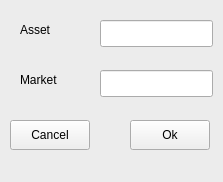
<?xml version="1.0" encoding="UTF-8"?>
<ui version="4.0">
 <class>add_asset</class>
 <widget class="QWidget" name="add_asset">
  <property name="geometry">
   <rect>
    <x>0</x>
    <y>0</y>
    <width>223</width>
    <height>182</height>
   </rect>
  </property>
  <property name="windowTitle">
   <string>Form</string>
  </property>
  <widget class="QGroupBox" name="groupBox">
   <property name="geometry">
    <rect>
     <x>-10</x>
     <y>-30</y>
     <width>371</width>
     <height>281</height>
    </rect>
   </property>
   <property name="title">
    <string>GroupBox</string>
   </property>
   <widget class="QLabel" name="label">
    <property name="geometry">
     <rect>
      <x>30</x>
      <y>50</y>
      <width>68</width>
      <height>19</height>
     </rect>
    </property>
    <property name="text">
     <string>Asset</string>
    </property>
   </widget>
   <widget class="QLabel" name="label_2">
    <property name="geometry">
     <rect>
      <x>30</x>
      <y>100</y>
      <width>68</width>
      <height>19</height>
     </rect>
    </property>
    <property name="text">
     <string>Market</string>
    </property>
   </widget>
   <widget class="QLineEdit" name="Asset_text">
    <property name="geometry">
     <rect>
      <x>110</x>
      <y>50</y>
      <width>113</width>
      <height>27</height>
     </rect>
    </property>
   </widget>
   <widget class="QLineEdit" name="Market_text">
    <property name="geometry">
     <rect>
      <x>110</x>
      <y>100</y>
      <width>113</width>
      <height>27</height>
     </rect>
    </property>
   </widget>
   <widget class="QPushButton" name="Ok_button">
    <property name="geometry">
     <rect>
      <x>140</x>
      <y>150</y>
      <width>80</width>
      <height>30</height>
     </rect>
    </property>
    <property name="text">
     <string>Ok</string>
    </property>
   </widget>
   <widget class="QPushButton" name="Cancel_button">
    <property name="geometry">
     <rect>
      <x>20</x>
      <y>150</y>
      <width>80</width>
      <height>30</height>
     </rect>
    </property>
    <property name="text">
     <string>Cancel</string>
    </property>
   </widget>
  </widget>
 </widget>
 <resources/>
 <connections/>
</ui>
